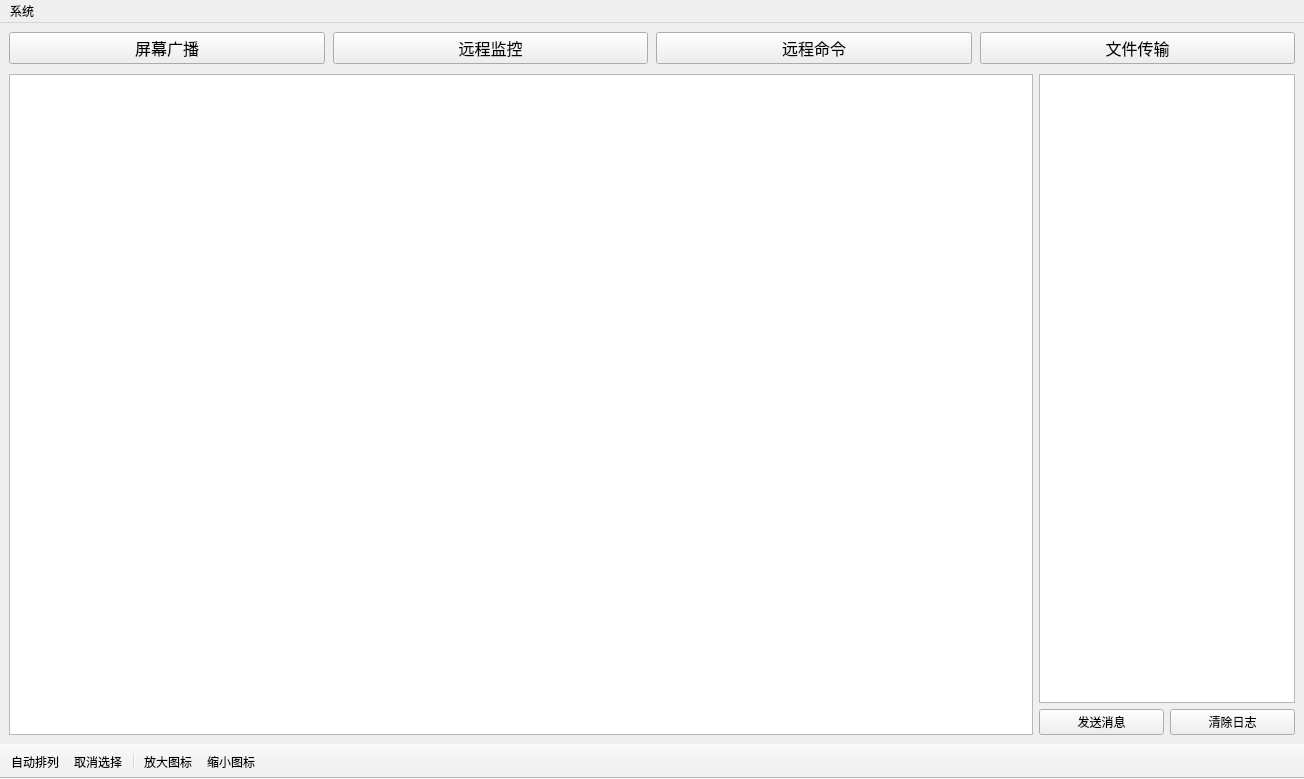
<?xml version="1.0" encoding="UTF-8"?>
<ui version="4.0">
 <class>DashboardForm</class>
 <widget class="QMainWindow" name="DashboardForm">
  <property name="geometry">
   <rect>
    <x>0</x>
    <y>0</y>
    <width>1304</width>
    <height>779</height>
   </rect>
  </property>
  <property name="windowTitle">
   <string>PYCM Dashboard</string>
  </property>
  <property name="windowIcon">
   <iconset resource="../Resources.qrc">
    <normaloff>:/logo/UI/Resources/logo.png</normaloff>:/logo/UI/Resources/logo.png</iconset>
  </property>
  <widget class="QWidget" name="centralwidget">
   <layout class="QVBoxLayout" name="verticalLayout">
    <item>
     <layout class="QVBoxLayout" name="main_layout" stretch="1,30">
      <property name="spacing">
       <number>10</number>
      </property>
      <item>
       <widget class="QFrame" name="frame_header">
        <property name="sizePolicy">
         <sizepolicy hsizetype="Preferred" vsizetype="Preferred">
          <horstretch>0</horstretch>
          <verstretch>0</verstretch>
         </sizepolicy>
        </property>
        <property name="minimumSize">
         <size>
          <width>0</width>
          <height>0</height>
         </size>
        </property>
        <property name="frameShape">
         <enum>QFrame::NoFrame</enum>
        </property>
        <property name="frameShadow">
         <enum>QFrame::Plain</enum>
        </property>
        <layout class="QHBoxLayout" name="horizontalLayout">
         <property name="spacing">
          <number>8</number>
         </property>
         <property name="leftMargin">
          <number>0</number>
         </property>
         <property name="topMargin">
          <number>0</number>
         </property>
         <property name="rightMargin">
          <number>0</number>
         </property>
         <property name="bottomMargin">
          <number>0</number>
         </property>
         <item>
          <widget class="QPushButton" name="toggle_broadcast">
           <property name="sizePolicy">
            <sizepolicy hsizetype="Minimum" vsizetype="Minimum">
             <horstretch>0</horstretch>
             <verstretch>0</verstretch>
            </sizepolicy>
           </property>
           <property name="minimumSize">
            <size>
             <width>0</width>
             <height>0</height>
            </size>
           </property>
           <property name="font">
            <font>
             <family>微软雅黑</family>
             <pointsize>12</pointsize>
            </font>
           </property>
           <property name="text">
            <string>屏幕广播</string>
           </property>
           <property name="checkable">
            <bool>true</bool>
           </property>
           <property name="checked">
            <bool>false</bool>
           </property>
          </widget>
         </item>
         <item>
          <widget class="QPushButton" name="remote_spy">
           <property name="sizePolicy">
            <sizepolicy hsizetype="Minimum" vsizetype="Minimum">
             <horstretch>0</horstretch>
             <verstretch>0</verstretch>
            </sizepolicy>
           </property>
           <property name="minimumSize">
            <size>
             <width>0</width>
             <height>0</height>
            </size>
           </property>
           <property name="font">
            <font>
             <family>微软雅黑</family>
             <pointsize>12</pointsize>
            </font>
           </property>
           <property name="text">
            <string>远程监控</string>
           </property>
          </widget>
         </item>
         <item>
          <widget class="QPushButton" name="remote_command">
           <property name="sizePolicy">
            <sizepolicy hsizetype="Minimum" vsizetype="Minimum">
             <horstretch>0</horstretch>
             <verstretch>0</verstretch>
            </sizepolicy>
           </property>
           <property name="minimumSize">
            <size>
             <width>0</width>
             <height>0</height>
            </size>
           </property>
           <property name="font">
            <font>
             <family>微软雅黑</family>
             <pointsize>12</pointsize>
            </font>
           </property>
           <property name="text">
            <string>远程命令</string>
           </property>
          </widget>
         </item>
         <item>
          <widget class="QPushButton" name="file_transfer">
           <property name="sizePolicy">
            <sizepolicy hsizetype="Minimum" vsizetype="Minimum">
             <horstretch>0</horstretch>
             <verstretch>0</verstretch>
            </sizepolicy>
           </property>
           <property name="minimumSize">
            <size>
             <width>0</width>
             <height>0</height>
            </size>
           </property>
           <property name="font">
            <font>
             <family>微软雅黑</family>
             <pointsize>12</pointsize>
            </font>
           </property>
           <property name="text">
            <string>文件传输</string>
           </property>
          </widget>
         </item>
        </layout>
       </widget>
      </item>
      <item>
       <widget class="QFrame" name="frame_body">
        <property name="frameShape">
         <enum>QFrame::NoFrame</enum>
        </property>
        <property name="frameShadow">
         <enum>QFrame::Raised</enum>
        </property>
        <layout class="QHBoxLayout" name="horizontalLayout_3" stretch="8,0">
         <property name="leftMargin">
          <number>0</number>
         </property>
         <property name="topMargin">
          <number>0</number>
         </property>
         <property name="rightMargin">
          <number>0</number>
         </property>
         <property name="bottomMargin">
          <number>0</number>
         </property>
         <item>
          <widget class="QWidget" name="desktop_widget_container" native="true">
           <layout class="QVBoxLayout" name="verticalLayout_2">
            <property name="leftMargin">
             <number>0</number>
            </property>
            <property name="topMargin">
             <number>0</number>
            </property>
            <property name="rightMargin">
             <number>0</number>
            </property>
            <property name="bottomMargin">
             <number>0</number>
            </property>
            <item>
             <widget class="QListWidget" name="desktop_layout">
              <property name="editTriggers">
               <set>QAbstractItemView::DoubleClicked</set>
              </property>
              <property name="showDropIndicator" stdset="0">
               <bool>false</bool>
              </property>
              <property name="dragEnabled">
               <bool>false</bool>
              </property>
              <property name="dragDropMode">
               <enum>QAbstractItemView::DragDrop</enum>
              </property>
              <property name="defaultDropAction">
               <enum>Qt::IgnoreAction</enum>
              </property>
              <property name="selectionMode">
               <enum>QAbstractItemView::SingleSelection</enum>
              </property>
              <property name="iconSize">
               <size>
                <width>240</width>
                <height>135</height>
               </size>
              </property>
              <property name="movement">
               <enum>QListView::Free</enum>
              </property>
              <property name="resizeMode">
               <enum>QListView::Adjust</enum>
              </property>
              <property name="viewMode">
               <enum>QListView::IconMode</enum>
              </property>
             </widget>
            </item>
           </layout>
          </widget>
         </item>
         <item>
          <widget class="QWidget" name="log_widget_container" native="true">
           <layout class="QVBoxLayout" name="verticalLayout_3">
            <property name="leftMargin">
             <number>0</number>
            </property>
            <property name="topMargin">
             <number>0</number>
            </property>
            <property name="rightMargin">
             <number>0</number>
            </property>
            <property name="bottomMargin">
             <number>0</number>
            </property>
            <item>
             <widget class="QTextEdit" name="log_area">
              <property name="font">
               <font>
                <family>楷体</family>
                <pointsize>10</pointsize>
               </font>
              </property>
              <property name="readOnly">
               <bool>true</bool>
              </property>
             </widget>
            </item>
            <item>
             <layout class="QHBoxLayout" name="action_buttons_layout">
              <item>
               <widget class="QPushButton" name="send_message_button">
                <property name="sizePolicy">
                 <sizepolicy hsizetype="Minimum" vsizetype="Minimum">
                  <horstretch>0</horstretch>
                  <verstretch>0</verstretch>
                 </sizepolicy>
                </property>
                <property name="maximumSize">
                 <size>
                  <width>16777215</width>
                  <height>16777215</height>
                 </size>
                </property>
                <property name="text">
                 <string>发送消息</string>
                </property>
               </widget>
              </item>
              <item>
               <widget class="QPushButton" name="clear_log_area">
                <property name="sizePolicy">
                 <sizepolicy hsizetype="Minimum" vsizetype="Minimum">
                  <horstretch>0</horstretch>
                  <verstretch>0</verstretch>
                 </sizepolicy>
                </property>
                <property name="text">
                 <string>清除日志</string>
                </property>
               </widget>
              </item>
             </layout>
            </item>
           </layout>
          </widget>
         </item>
        </layout>
       </widget>
      </item>
     </layout>
    </item>
   </layout>
  </widget>
  <widget class="QMenuBar" name="menubar">
   <property name="geometry">
    <rect>
     <x>0</x>
     <y>0</y>
     <width>1304</width>
     <height>26</height>
    </rect>
   </property>
   <widget class="QMenu" name="menu">
    <property name="title">
     <string>系统</string>
    </property>
    <widget class="QMenu" name="services_operation_menu">
     <property name="title">
      <string>服务</string>
     </property>
     <addaction name="start_all_services_menu"/>
     <addaction name="stop_all_services_menu"/>
     <addaction name="restart_all_services_menu"/>
    </widget>
    <addaction name="services_operation_menu"/>
    <addaction name="exit_menu"/>
   </widget>
   <addaction name="menu"/>
  </widget>
  <widget class="QToolBar" name="toolBar">
   <property name="sizePolicy">
    <sizepolicy hsizetype="Expanding" vsizetype="Maximum">
     <horstretch>0</horstretch>
     <verstretch>0</verstretch>
    </sizepolicy>
   </property>
   <property name="minimumSize">
    <size>
     <width>0</width>
     <height>0</height>
    </size>
   </property>
   <property name="baseSize">
    <size>
     <width>0</width>
     <height>0</height>
    </size>
   </property>
   <property name="windowTitle">
    <string>toolBar</string>
   </property>
   <property name="styleSheet">
    <string notr="true">height: 20px</string>
   </property>
   <property name="movable">
    <bool>false</bool>
   </property>
   <property name="toolButtonStyle">
    <enum>Qt::ToolButtonTextOnly</enum>
   </property>
   <attribute name="toolBarArea">
    <enum>BottomToolBarArea</enum>
   </attribute>
   <attribute name="toolBarBreak">
    <bool>false</bool>
   </attribute>
   <addaction name="client_sort"/>
   <addaction name="clear_client_selection"/>
   <addaction name="separator"/>
   <addaction name="client_scroll_in"/>
   <addaction name="client_scroll_out"/>
  </widget>
  <action name="client_sort">
   <property name="text">
    <string>自动排列</string>
   </property>
   <property name="toolTip">
    <string>自动排列学生端</string>
   </property>
  </action>
  <action name="clear_client_selection">
   <property name="text">
    <string>取消选择</string>
   </property>
   <property name="toolTip">
    <string>取消选择的学生端</string>
   </property>
  </action>
  <action name="start_all_services_menu">
   <property name="text">
    <string>启动所有服务</string>
   </property>
  </action>
  <action name="stop_all_services_menu">
   <property name="text">
    <string>停止所有服务</string>
   </property>
  </action>
  <action name="restart_all_services_menu">
   <property name="text">
    <string>重启所有服务</string>
   </property>
  </action>
  <action name="exit_menu">
   <property name="text">
    <string>退出</string>
   </property>
  </action>
  <action name="client_scroll_in">
   <property name="text">
    <string>放大图标</string>
   </property>
   <property name="toolTip">
    <string>放大客户端图标</string>
   </property>
  </action>
  <action name="client_scroll_out">
   <property name="text">
    <string>缩小图标</string>
   </property>
   <property name="toolTip">
    <string>缩小客户端图标</string>
   </property>
  </action>
  <action name="remote_shutdown_menu">
   <property name="text">
    <string>远程关机</string>
   </property>
  </action>
  <action name="remote_reboot_menu">
   <property name="text">
    <string>远程重启</string>
   </property>
  </action>
 </widget>
 <resources>
  <include location="../Resources.qrc"/>
 </resources>
 <connections>
  <connection>
   <sender>clear_client_selection</sender>
   <signal>triggered()</signal>
   <receiver>DashboardForm</receiver>
   <slot>clear_client_selection()</slot>
   <hints>
    <hint type="sourcelabel">
     <x>-1</x>
     <y>-1</y>
    </hint>
    <hint type="destinationlabel">
     <x>577</x>
     <y>385</y>
    </hint>
   </hints>
  </connection>
  <connection>
   <sender>client_sort</sender>
   <signal>triggered()</signal>
   <receiver>desktop_layout</receiver>
   <slot>doItemsLayout()</slot>
   <hints>
    <hint type="sourcelabel">
     <x>-1</x>
     <y>-1</y>
    </hint>
    <hint type="destinationlabel">
     <x>461</x>
     <y>413</y>
    </hint>
   </hints>
  </connection>
  <connection>
   <sender>exit_menu</sender>
   <signal>triggered()</signal>
   <receiver>DashboardForm</receiver>
   <slot>close()</slot>
   <hints>
    <hint type="sourcelabel">
     <x>-1</x>
     <y>-1</y>
    </hint>
    <hint type="destinationlabel">
     <x>577</x>
     <y>385</y>
    </hint>
   </hints>
  </connection>
  <connection>
   <sender>client_scroll_in</sender>
   <signal>triggered()</signal>
   <receiver>DashboardForm</receiver>
   <slot>client_scroll_in()</slot>
   <hints>
    <hint type="sourcelabel">
     <x>-1</x>
     <y>-1</y>
    </hint>
    <hint type="destinationlabel">
     <x>577</x>
     <y>385</y>
    </hint>
   </hints>
  </connection>
  <connection>
   <sender>client_scroll_out</sender>
   <signal>triggered()</signal>
   <receiver>DashboardForm</receiver>
   <slot>client_scroll_out()</slot>
   <hints>
    <hint type="sourcelabel">
     <x>-1</x>
     <y>-1</y>
    </hint>
    <hint type="destinationlabel">
     <x>577</x>
     <y>385</y>
    </hint>
   </hints>
  </connection>
  <connection>
   <sender>send_message_button</sender>
   <signal>clicked()</signal>
   <receiver>DashboardForm</receiver>
   <slot>send_message()</slot>
   <hints>
    <hint type="sourcelabel">
     <x>1117</x>
     <y>724</y>
    </hint>
    <hint type="destinationlabel">
     <x>1145</x>
     <y>745</y>
    </hint>
   </hints>
  </connection>
  <connection>
   <sender>toggle_broadcast</sender>
   <signal>clicked(bool)</signal>
   <receiver>DashboardForm</receiver>
   <slot>toggle_broadcast(bool)</slot>
   <hints>
    <hint type="sourcelabel">
     <x>168</x>
     <y>55</y>
    </hint>
    <hint type="destinationlabel">
     <x>651</x>
     <y>389</y>
    </hint>
   </hints>
  </connection>
  <connection>
   <sender>remote_command</sender>
   <signal>clicked()</signal>
   <receiver>DashboardForm</receiver>
   <slot>remote_command()</slot>
   <hints>
    <hint type="sourcelabel">
     <x>825</x>
     <y>51</y>
    </hint>
    <hint type="destinationlabel">
     <x>876</x>
     <y>79</y>
    </hint>
   </hints>
  </connection>
  <connection>
   <sender>clear_log_area</sender>
   <signal>clicked()</signal>
   <receiver>log_area</receiver>
   <slot>clear()</slot>
   <hints>
    <hint type="sourcelabel">
     <x>1225</x>
     <y>722</y>
    </hint>
    <hint type="destinationlabel">
     <x>1225</x>
     <y>539</y>
    </hint>
   </hints>
  </connection>
 </connections>
 <slots>
  <slot>clear_client_selection()</slot>
  <slot>client_scroll_in()</slot>
  <slot>client_scroll_out()</slot>
  <slot>send_message()</slot>
  <slot>toggle_broadcast(bool)</slot>
  <slot>remote_command()</slot>
 </slots>
</ui>
